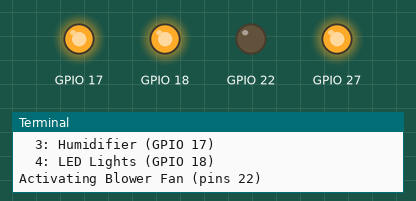
The program below on a simulated Raspberry Pi (BCM pin numbers). Parts: output pins drawn as LEDs (lit = HIGH), the last lines printed to the terminal.

Above: at 0.1 s.
At 6.1 s:
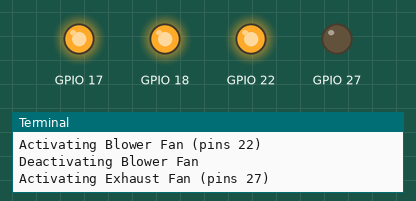
At 12.1 s:
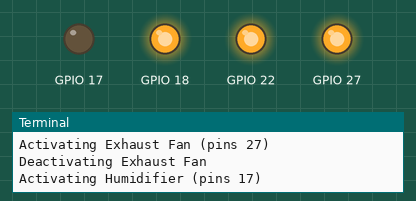
At 18.1 s:
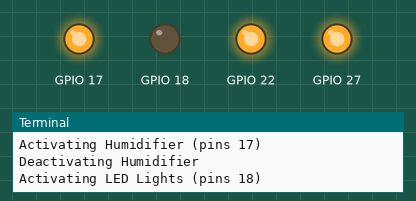
At 24.1 s:
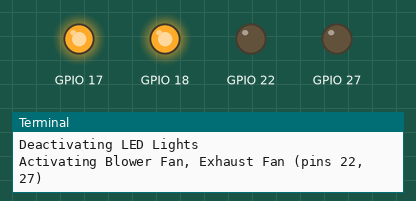
At 36.1 s:
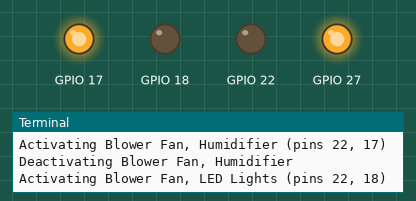
Timing chart, 0 to 37.6 s (numbered marks = the images above):
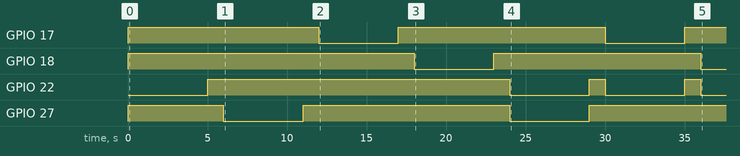

The program:

relay-tester.py
```python
#!/usr/bin/env python3

"""Simple relay pin tester for Raspberry Pi.

Cycles through the four relay pins used by the MASH IoT project, turning each
relay on for a configurable interval before moving to the next one. Designed
for manual troubleshooting and hardware verification.
"""

import argparse
import time
from itertools import combinations
from typing import Iterable, Optional, Tuple

try:
    import RPi.GPIO as GPIO
    GPIO_AVAILABLE = True
except ImportError:  # pragma: no cover - allows running on non-Pi machines
    GPIO_AVAILABLE = False

# BCM pin numbers mapped to human-friendly labels
RELAY_PINS: Tuple[Tuple[str, int], ...] = (
    ("Blower Fan", 22),
    ("Exhaust Fan", 27),
    ("Humidifier", 17),
    ("LED Lights", 18),
)

ACTUATOR_OPTIONS_HELP = "; ".join(
    f"{idx}: {label} (GPIO {pin})"
    for idx, (label, pin) in enumerate(RELAY_PINS, start=1)
)


def parse_target_argument(value: str) -> Tuple[int, ...]:
    """Convert CLI actuator selection into tuple of actuator indices."""

    tokens = [token.strip() for token in value.replace(",", "+").split("+") if token.strip()]
    if not tokens:
        raise argparse.ArgumentTypeError("Selection cannot be empty.")

    indexes = []
    for token in tokens:
        if token.isdigit():
            idx = int(token)
            if not 1 <= idx <= len(RELAY_PINS):
                raise argparse.ArgumentTypeError(
                    f"Actuator number '{token}' is out of range. Valid options: {ACTUATOR_OPTIONS_HELP}."
                )
            indexes.append(idx - 1)
            continue

        # Allow matching by actuator name prefix (case-insensitive)
        lowered = token.lower()
        matches = [i for i, (label, _) in enumerate(RELAY_PINS) if label.lower().startswith(lowered)]
        if not matches:
            raise argparse.ArgumentTypeError(
                f"Unknown actuator '{token}'. Valid options: {ACTUATOR_OPTIONS_HELP}."
            )
        if len(matches) > 1:
            raise argparse.ArgumentTypeError(
                f"Selection '{token}' is ambiguous; be more specific. Choices: {ACTUATOR_OPTIONS_HELP}."
            )
        indexes.append(matches[0])

    unique_indexes = []
    seen = set()
    for idx in indexes:
        if idx not in seen:
            unique_indexes.append(idx)
            seen.add(idx)

    return tuple(unique_indexes)


def setup_gpio(pins: Iterable[int]) -> None:
    """Initialise GPIO outputs for relay testing."""
    GPIO.setmode(GPIO.BCM)
    GPIO.setwarnings(False)
    for pin in pins:
        GPIO.setup(pin, GPIO.OUT)
        GPIO.output(pin, GPIO.HIGH)  # Active-low relays: HIGH keeps them off


def cleanup_gpio(pins: Iterable[int]) -> None:
    """Reset relay outputs and release GPIO resources."""
    for pin in pins:
        GPIO.output(pin, GPIO.HIGH)
    GPIO.cleanup()


def set_relays_active(active_pins: Iterable[int]) -> None:
    """Drive active-low relays so only selected pins are energised."""
    active_set = set(active_pins)
    for _, pin in RELAY_PINS:
        GPIO.output(pin, GPIO.LOW if pin in active_set else GPIO.HIGH)


def run_cycle(
    interval: float,
    pause: float,
    once: bool,
    targets: Optional[Iterable[Tuple[int, ...]]],
    steady: bool,
) -> None:
    """Toggle relays in single and grouped combinations."""
    pins = [pin for _, pin in RELAY_PINS]

    if GPIO_AVAILABLE:
        setup_gpio(pins)
        set_relays_active([])
    else:
        print("RPi.GPIO not available - running in simulation mode.")

    if targets:
        combo_sequence = [
            tuple(RELAY_PINS[idx] for idx in combo)
            for combo in targets
        ]
    elif not steady:
        combo_sequence = []
        for group_size in range(1, len(RELAY_PINS) + 1):
            combo_sequence.extend(combinations(RELAY_PINS, group_size))
    else:
        combo_sequence = [tuple(RELAY_PINS)]

    print("Actuator map:")
    for idx, (label, pin) in enumerate(RELAY_PINS, start=1):
        print(f"  {idx}: {label} (GPIO {pin})")

    if steady:
        steady_combo = combo_sequence[0]
        labels = ", ".join(label for label, _ in steady_combo)
        active = [pin for _, pin in steady_combo]
        print(f"Holding {labels} (pins {', '.join(map(str, active))}) until interrupted...")
        try:
            if GPIO_AVAILABLE:
                set_relays_active(active)
            while True:
                time.sleep(interval)
        except KeyboardInterrupt:
            print("\nSteady relay hold interrupted by user.")
        finally:
            if GPIO_AVAILABLE:
                cleanup_gpio(pins)
            print("GPIO cleanup complete.")
        return

    try:
        while True:
            for combo in combo_sequence:
                labels = ", ".join(label for label, _ in combo)
                active = [pin for _, pin in combo]
                print(f"Activating {labels} (pins {', '.join(map(str, active))})")
                if GPIO_AVAILABLE:
                    set_relays_active(active)
                time.sleep(interval)

                print(f"Deactivating {labels}")
                if GPIO_AVAILABLE:
                    set_relays_active([])
                time.sleep(pause)

            if once:
                break
    except KeyboardInterrupt:
        print("\nRelay test interrupted by user.")
    finally:
        if GPIO_AVAILABLE:
            cleanup_gpio(pins)
        print("GPIO cleanup complete.")


def parse_args() -> argparse.Namespace:
    parser = argparse.ArgumentParser(description="Cycle relay pins for testing.")
    parser.add_argument(
        "--interval",
        type=float,
        default=5.0,
        help="Seconds to hold each relay on (default: 5).",
    )
    parser.add_argument(
        "--pause",
        type=float,
        default=1.0,
        help="Seconds to wait after turning a relay off (default: 1).",
    )
    parser.add_argument(
        "--once",
        action="store_true",
        help="Run a single pass through the relay list instead of looping.",
    )
    parser.add_argument(
        "-t",
        "--targets",
        nargs="+",
        type=parse_target_argument,
        help=(
            "Specify actuator numbers or name prefixes to activate. "
            "Use '+' or ',' to combine (e.g. '1+2 3'). "
            f"Available: {ACTUATOR_OPTIONS_HELP}."
        ),
    )
    parser.add_argument(
        "--steady",
        action="store_true",
        help="Keep the selected actuators energised until interrupted (requires --targets).",
    )
    args = parser.parse_args()
    if args.steady and not args.targets:
        parser.error("--steady requires at least one selection via --targets.")
    return args


def main() -> None:
    args = parse_args()
    run_cycle(
        interval=args.interval,
        pause=args.pause,
        once=args.once,
        targets=args.targets,
        steady=args.steady,
    )


if __name__ == "__main__":
    main()
```

Measured:
- by itself, GPIO 17: alternates HIGH for 12.5 s and LOW for 5.0 s
- by itself, GPIO 18: LOW → HIGH at 0.00 s, → LOW 18.0 s later, → HIGH 5.0 s later, → LOW 13.0 s later
- by itself, GPIO 22: repeats every 6.0 s: LOW 5.0 s, HIGH 1.0 s
- by itself, GPIO 27: goes HIGH 6.0 s, LOW 5.0 s, HIGH 13.0 s, LOW 5.0 s, then HIGH
